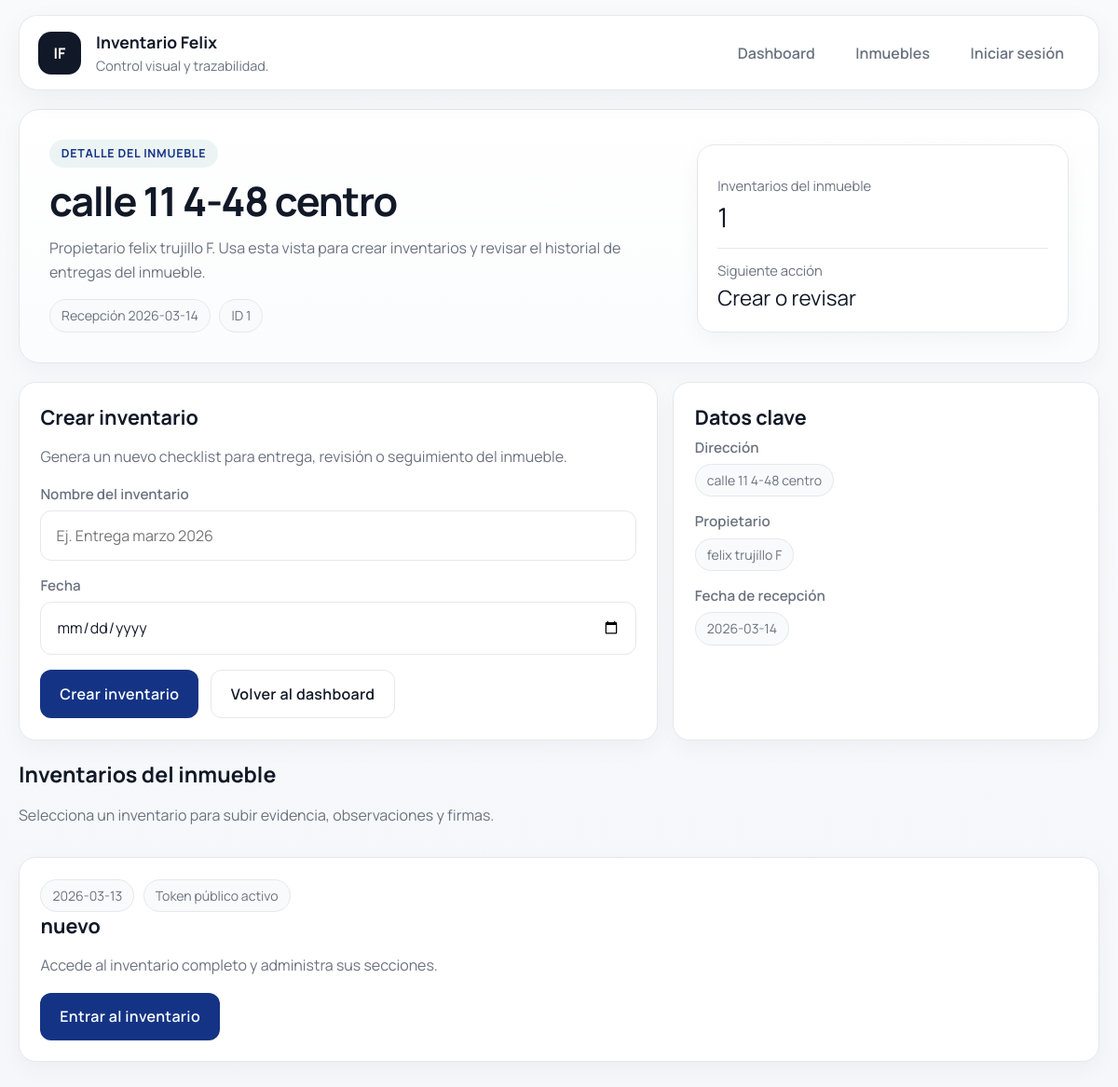
The app's page /inmueble/1 with its own data.
### app.py (models this page shows)
class Inmueble(db.Model):
    id = db.Column(db.Integer, primary_key=True)
    direccion = db.Column(db.String(200))
    propietario = db.Column(db.String(200))
    fecha_recepcion = db.Column(db.String(50))
    usuario_id = db.Column(db.Integer, db.ForeignKey("usuario.id"))
    inventarios = db.relationship("Inventario", backref="inmueble", lazy=True)

class Inventario(db.Model):
    id = db.Column(db.Integer, primary_key=True)
    inmueble_id = db.Column(db.Integer, db.ForeignKey("inmueble.id"))
    nombre = db.Column(db.String(200))
    fecha = db.Column(db.String(50))
    token = db.Column(db.String(100), unique=True)
    secciones = db.relationship("Seccion", backref="inventario", lazy=True)

### app.py (the view)
@app.route("/inmueble/<int:id>")
def ver_inmueble(id):
    inmueble = Inmueble.query.get_or_404(id)
    inventarios = Inventario.query.filter_by(inmueble_id=id).all()
    return render_template(
        "inmueble.html",
        inmueble=inmueble,
        inventarios=inventarios
    )

### templates/inmueble.html (shortened to what this page needs)
{% extends "base.html" %}
{% block hero %}
<section class="hero fade-in">
  <div class="hero-grid">
    <div class="hero-copy">
      <span class="eyebrow">Detalle del inmueble</span>
      <h2>{{ inmueble.direccion }}</h2>
      <p>
        Propietario {{ inmueble.propietario }}. Usa esta vista para crear inventarios y revisar el historial de entregas del inmueble.
      </p>
      <div class="chip-row">
        <span class="chip">Recepción {{ inmueble.fecha_recepcion }}</span>
        <span class="chip">ID {{ inmueble.id }}</span>
      </div>
    </div>
    <div class="hero-panel fade-in delay-1">
      <div class="metric">
        <span class="metric-label">Inventarios del inmueble</span>
        <span class="metric-value">{{ inventarios|length }}</span>
      </div>
      <div class="metric">
        <span class="metric-label">Siguiente acción</span>
        <span class="metric-value" style="font-size:1.4rem;">Crear o revisar</span>
      </div>
    </div>
  </div>
</section>
{% endblock %}
{% block contenido %}
<section class="section split-layout">
  <article class="form-card fade-in delay-1">
    <h3>Crear inventario</h3>
    <p class="muted">Genera un nuevo checklist para entrega, revisión o seguimiento del inmueble.</p>
    <form action="/crear_inventario/{{ inmueble.id }}" method="POST" class="stack">
      <div>
        <label for="nombre">Nombre del inventario</label>
        <input id="nombre" type="text" name="nombre" placeholder="Ej. Entrega marzo 2026" required>
      </div>
      <div>
        <label for="fecha">Fecha</label>
        <input id="fecha" type="date" name="fecha" required>
      </div>
      <div class="inline-actions">
        <button type="submit">Crear inventario</button>
        <a class="button button-secondary" href="/">Volver al dashboard</a>
      </div>
    </form>
  </article>
  <aside class="info-panel fade-in delay-2">
    <h3>Datos clave</h3>
    <div class="stack">
      <div>
        <label>Dirección</label>
        <div class="chip">{{ inmueble.direccion }}</div>
      </div>
      <div>
        <label>Propietario</label>
        <div class="chip">{{ inmueble.propietario }}</div>
      </div>
      <div>
        <label>Fecha de recepción</label>
        <div class="chip">{{ inmueble.fecha_recepcion }}</div>
      </div>
    </div>
  </aside>
</section>
<section class="section">
  <div class="section-heading fade-in">
    <div>
      <h2>Inventarios del inmueble</h2>
      <p>Selecciona un inventario para subir evidencia, observaciones y firmas.</p>
    </div>
  </div>
  {% if inventarios %}
  <div class="card-grid">
    {% for inv in inventarios %}
    <article class="list-card fade-in delay-1">
      <div class="chip-row">
        <span class="chip">{{ inv.fecha }}</span>
        <span class="chip">Token público activo</span>
      </div>
      <h3 class="card-title">{{ inv.nombre }}</h3>
      <p class="muted">Accede al inventario completo y administra sus secciones.</p>
      <div class="card-actions">
        <a class="button" href="/inventario/{{ inv.id }}">Entrar al inventario</a>
      </div>
    </article>
    {% endfor %}
  </div>
  {% else %}
  <div class="empty-state fade-in">
    <h3 class="card-title">Sin inventarios todavía</h3>
    <p>Crea el primer inventario de este inmueble para empezar el registro técnico.</p>
  </div>
  {% endif %}
</section>
{% endblock %}

### records on screen
Inmueble: direccion "calle 11 4-48 centro", propietario "felix trujillo F", fecha_recepcion "2026-03-14", id "1"
Inventario: fecha "2026-03-13", nombre "nuevo"

### other values on screen
{{ inventarios|length }} "1"
